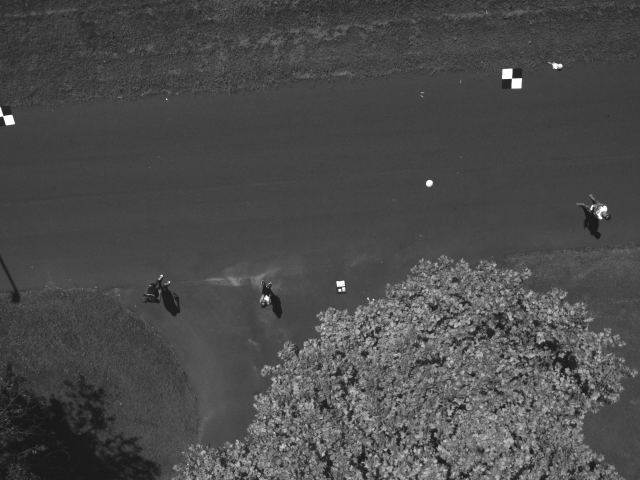
#> input picture IMG_0013_2.tif, 1280 x 960 px (shown at 1/2 size)
$ python -i imageutils.py   (imports and definitions only)   (older library calls are emulated)
#> lines starting #> are read from the running program, lines starting #| are printed output that depends on the picture
#> further down, picture is the input picture: shape (960, 1280); min 22, max 255, mean 74.8
#!/usr/bin/env python
# coding: utf-8
"""
Misc. image processing utilities

Copyright 2017 MicaSense, Inc.

Permission is hereby granted, free of charge, to any person obtaining a copy of
this software and associated documentation files (the "Software"), to deal in the
Software without restriction, including without limitation the rights to use,
copy, modify, merge, publish, distribute, sublicense, and/or sell copies of the
Software, and to permit persons to whom the Software is furnished to do so,
subject to the following conditions:

The above copyright notice and this permission notice shall be included in all
copies or substantial portions of the Software.

THE SOFTWARE IS PROVIDED "AS IS", WITHOUT WARRANTY OF ANY KIND, EXPRESS OR
IMPLIED, INCLUDING BUT NOT LIMITED TO THE WARRANTIES OF MERCHANTABILITY, FITNESS
FOR A PARTICULAR PURPOSE AND NONINFRINGEMENT. IN NO EVENT SHALL THE AUTHORS OR
COPYRIGHT HOLDERS BE LIABLE FOR ANY CLAIM, DAMAGES OR OTHER LIABILITY, WHETHER
IN AN ACTION OF CONTRACT, TORT OR OTHERWISE, ARISING FROM, OUT OF OR IN
CONNECTION WITH THE SOFTWARE OR THE USE OR OTHER DEALINGS IN THE SOFTWARE.
"""

import cv2
import numpy as np
import multiprocessing

def normalize(im):
    width, height = im.shape
#> width = 960; height = 1280
    norm = np.zeros((width, height), dtype=np.float32)
    cv2.normalize(im, dst=norm, alpha=0.0, beta=1.0, norm_type=cv2.NORM_MINMAX, dtype=cv2.CV_32F)
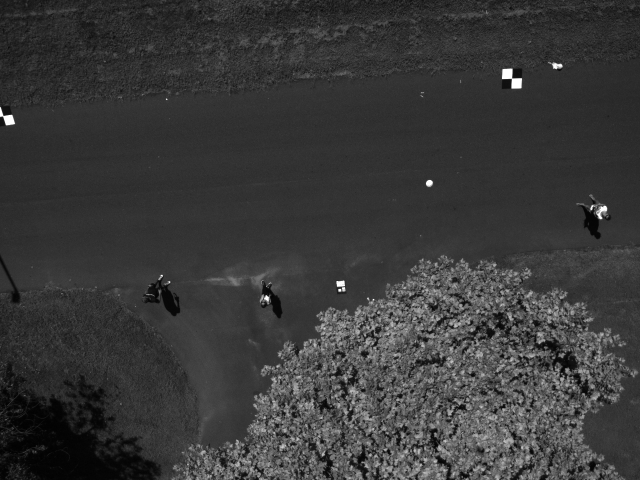
#> norm: shape (960, 1280) float32 (shown at 1/2 size); min 3.73e-09, max 1, mean 0.227
    norm[norm<0.0] = 0.0
    norm[norm>1.0] = 1.0
    return norm

def gradient(im):
    im = normalize(im)
    grad_x = cv2.Sobel(im,cv2.CV_32F,1,0,ksize=3)
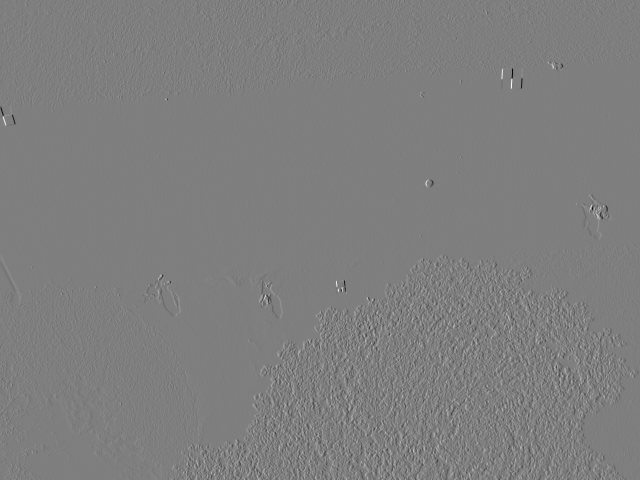
#> grad_x: shape (960, 1280) float32 (shown at 1/2 size); min -3.64, max 3.68, mean 0.000185; drawn with min black and max white
    grad_y = cv2.Sobel(im,cv2.CV_32F,0,1,ksize=3)
    grad = cv2.addWeighted(np.absolute(grad_x), 0.5, np.absolute(grad_y), 0.5, 0)
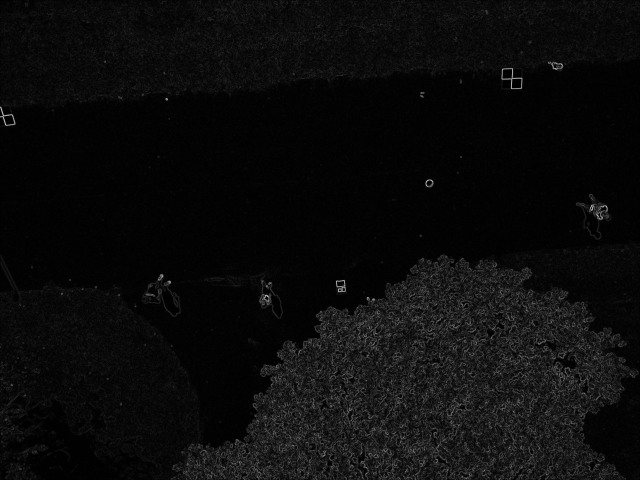
#> grad: shape (960, 1280) float32 (shown at 1/2 size); min 0, max 2.67, mean 0.124; drawn with min black and max white
    return grad

# [106 lines left out: functions align, align_capture, aligned_capture, not called in this run]

class BoundPoint(object):
    def __init__(self, x=0, y=0):
        self.x = x
        self.y = y

    def __str__(self):
        return "(%f, %f)" % (self.x, self.y)

    def __repr__(self):
        return self.__str__()

class Bounds(object):
    # [4 lines left out: function __init__, not called in this run]

    def __str__(self):
        return "Bounds min: %s, max: %s" % (str(self.min), str(self.max))

    def __repr__(self):
        return self.__str__()

# [101 lines left out: functions find_crop_bounds, get_inner_rect, get_combined_bounds, min_max, map_points, not called in this run]

>>> import cv2
>>> picture = cv2.imread('../IMG_0013_2.tif', cv2.IMREAD_GRAYSCALE)
>>> result = gradient(picture)

$ run again, on IMG_0013_3.tif
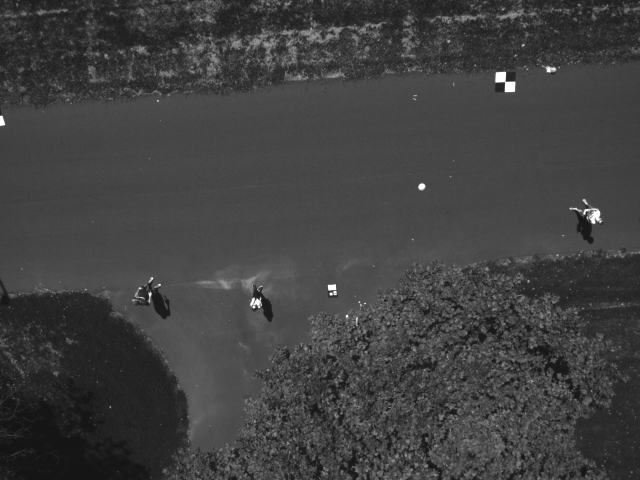
#> input picture IMG_0013_3.tif, 1280 x 960 px (shown at 1/2 size)
#> picture is the input picture: shape (960, 1280); min 18, max 255, mean 64.4
#> in gradient, `grad_x = cv2.Sobel(im,cv2.CV_32F,1,0,ksize=3)`:
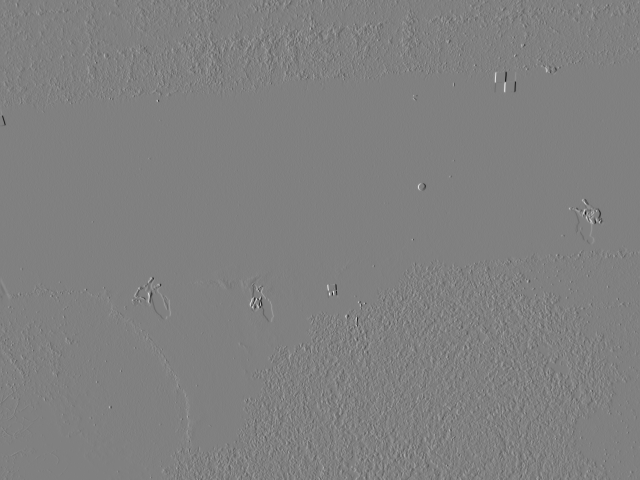
#> grad_x: shape (960, 1280) float32 (shown at 1/2 size); min -3.54, max 3.49, mean 1.96e-05; drawn with min black and max white
#> in gradient, `grad = cv2.addWeighted(np.absolute(grad_x), 0.5, np.absolute(grad_y), ..`:
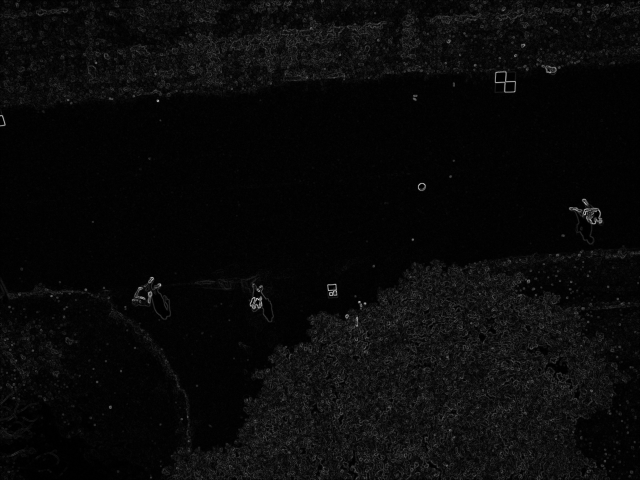
#> grad: shape (960, 1280) float32 (shown at 1/2 size); min 0, max 2.53, mean 0.0977; drawn with min black and max white

$ run again, on IMG_0013_4.tif
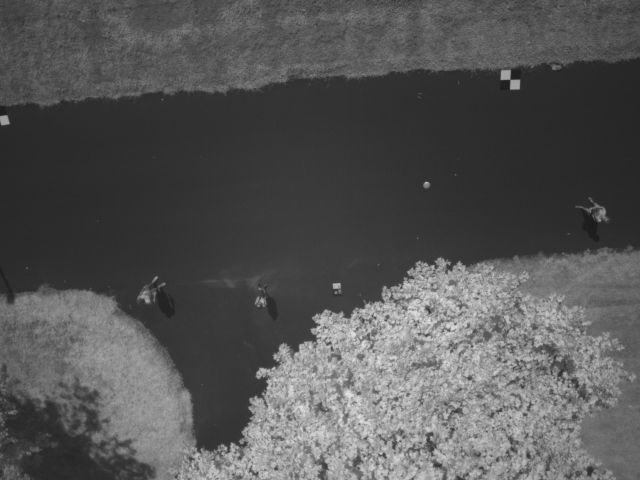
#> input picture IMG_0013_4.tif, 1280 x 960 px (shown at 1/2 size)
#> picture is the input picture: shape (960, 1280); min 27, max 238, mean 85.5
#> in gradient, `grad_y = cv2.Sobel(im,cv2.CV_32F,0,1,ksize=3)`:
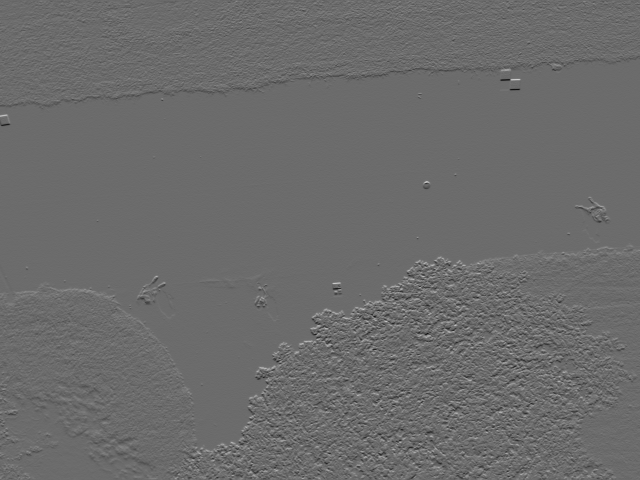
#> grad_y: shape (960, 1280) float32 (shown at 1/2 size); min -1.92, max 2.62, mean 0.00158; drawn with min black and max white
#> in gradient, `grad = cv2.addWeighted(np.absolute(grad_x), 0.5, np.absolute(grad_y), ..`:
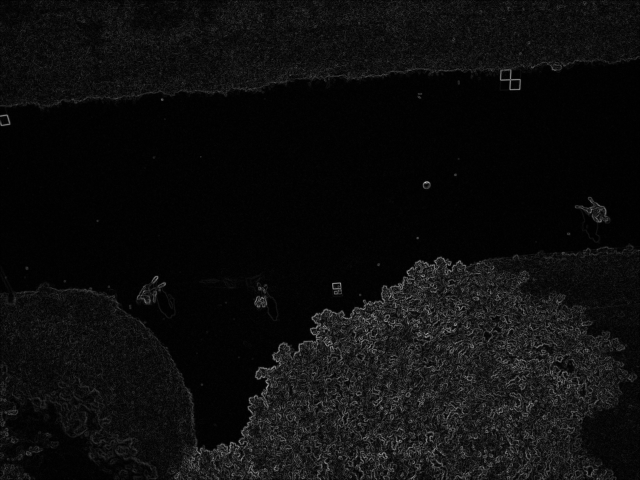
#> grad: shape (960, 1280) float32 (shown at 1/2 size); min 0, max 1.82, mean 0.0998; drawn with min black and max white
